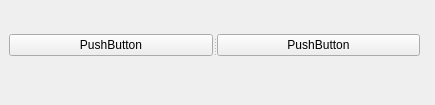
<?xml version="1.0" encoding="UTF-8"?>
<ui version="4.0">
 <class>Form</class>
 <widget class="QWidget" name="Form">
  <property name="geometry">
   <rect>
    <x>0</x>
    <y>0</y>
    <width>435</width>
    <height>105</height>
   </rect>
  </property>
  <property name="windowTitle">
   <string>Form</string>
  </property>
  <widget class="QSplitter" name="splitter">
   <property name="geometry">
    <rect>
     <x>9</x>
     <y>10</y>
     <width>411</width>
     <height>71</height>
    </rect>
   </property>
   <property name="orientation">
    <enum>Qt::Horizontal</enum>
   </property>
   <widget class="QWidget" name="gridLayoutWidget">
    <layout class="QGridLayout" name="gridLayout">
     <item row="0" column="0">
      <widget class="QPushButton" name="pushButton">
       <property name="text">
        <string>PushButton</string>
       </property>
      </widget>
     </item>
    </layout>
   </widget>
   <widget class="QWidget" name="gridLayoutWidget_2">
    <layout class="QGridLayout" name="gridLayout_2">
     <item row="0" column="0">
      <widget class="QPushButton" name="pushButton_2">
       <property name="text">
        <string>PushButton</string>
       </property>
      </widget>
     </item>
    </layout>
   </widget>
  </widget>
 </widget>
 <resources/>
 <connections/>
</ui>
